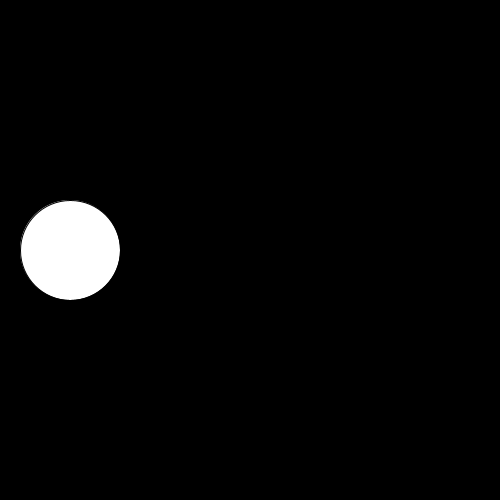
Frame 1 (no input)
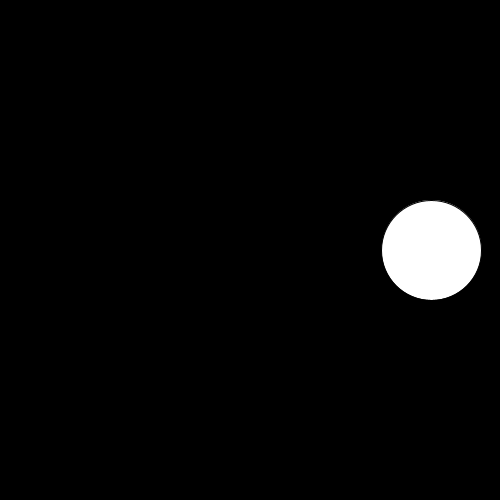
Frame 60 (the mouse pressed at the canvas centre just before this capture)
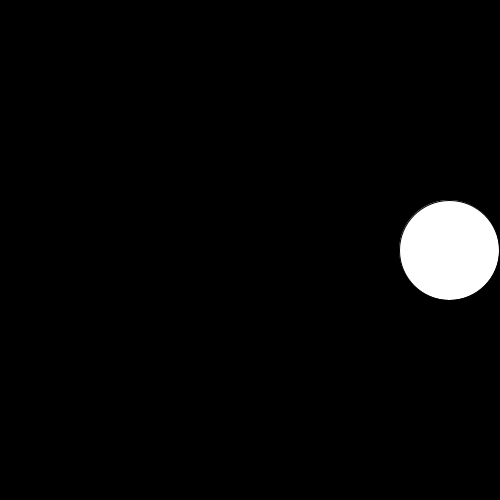
Frame 120 (the mouse held since frame 60 and released just before this capture)

The Processing sketch that drew these frames (run headless with seeded random() and noise(); from frame 60 on, the mouse is pressed at the canvas centre):

// Processing sketch: p09_easing
// ── p09_easing.pde
float x;

void setup() {
  size(500, 500);
  x = 50;
}

void draw() {
  background(0);
  x = lerp(x, 450, 0.05);
  ellipse(x, 250, 100, 100);
}
